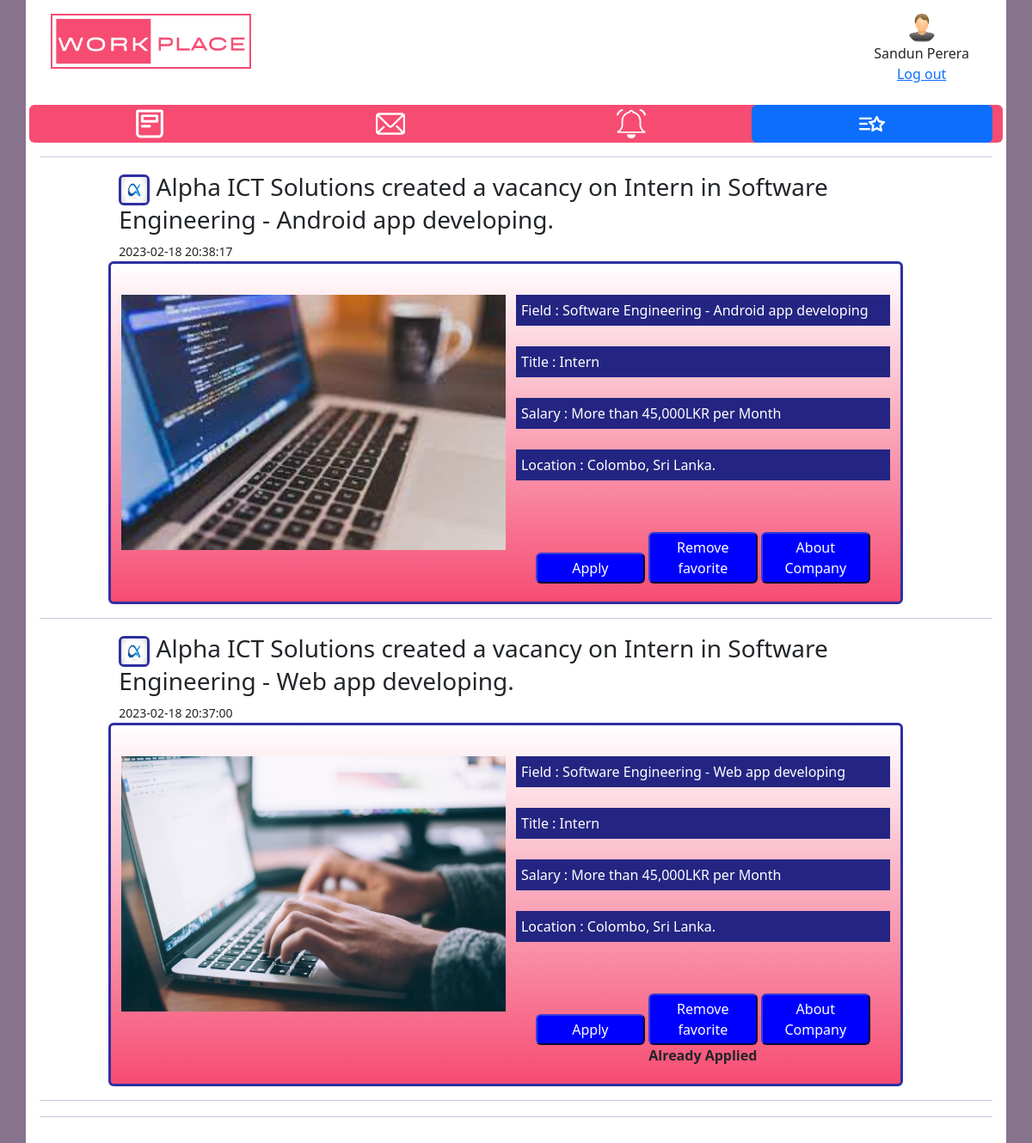
The page /stufav/a7ea4804-16d6-4841-be45-13508477e0c5/ on the database its author committed.
### WorkplaceApp/models.py (models this page shows)
class studentDataTable(models.Model):
    stuid = models.UUIDField(default=uuid.uuid4, primary_key=True, editable=False, unique=True)
    firstname = models.CharField(max_length=100)
    lastname = models.CharField(max_length=100)
    address = models.TextField(blank=True, null=True)
    email = models.CharField(max_length=200)
    tel = models.CharField(max_length=50)
    university = models.CharField(max_length=200)
    degree = models.TextField(blank=True, null=True)
    linkedin = models.CharField(blank=True, null=True, max_length=1000)
    createtimestamp = models.DateTimeField(auto_now_add=True)
    updatetimestamp = models.DateTimeField(auto_now_add=True)
    profilepic = models.ImageField(null=True, blank=True)
    username = models.CharField(unique=True, max_length=200)
    password = models.CharField(max_length=100)

class studentfavorite(models.Model):
    flyer = models.ForeignKey(flyerdata, on_delete=models.CASCADE, null=True, blank=True)
    student = models.ForeignKey(studentDataTable, on_delete=models.CASCADE, null=True, blank=True)

class flyerdata(models.Model):
    flyerid = models.UUIDField(default=uuid.uuid4, primary_key=True, editable=False, unique=True)
    company = models.ForeignKey(companyDataTable, on_delete=models.CASCADE, null=True, blank=True)
    jobfield = models.CharField(max_length=100)
    jobpost = models.CharField(max_length=100)
    salary = models.CharField(max_length=50)
    location = models.CharField(max_length=1000)
    flyerimage = models.ImageField()
    createtimestamp = models.CharField(max_length=30)
    updatetimestamp = models.CharField(max_length=30)

class companyDataTable(models.Model):
    comid = models.UUIDField(default=uuid.uuid4, primary_key=True, editable=False, unique=True)
    companyname = models.CharField(max_length=100)
    comregno = models.CharField(max_length=500)
    address = models.TextField(blank=True, null=True)
    email = models.CharField(max_length=200)
    tel = models.CharField(max_length=50)
    preffield = models.CharField(max_length=300)
    linkedin = models.CharField(blank=True, null=True, max_length=1000)
    createtimestamp = models.DateTimeField(auto_now_add=True)
    updatetimestamp = models.DateTimeField(auto_now_add=True)
    profilepic = models.ImageField(null=True, blank=True)
    username = models.CharField(unique=True, max_length=200)
    password = models.CharField(max_length=100)

class studentapply(models.Model):
    flyer = models.ForeignKey(flyerdata, on_delete=models.CASCADE, null=True, blank=True)
    student = models.ForeignKey(studentDataTable, on_delete=models.CASCADE, null=True, blank=True)

### WorkplaceApp/views.py (the view)
# urls.py: path('stufav/<str:stuid>/', views.stufav, name="stufav"),
def stufav(request, stuid):
    studb = studentDataTable.objects.get(stuid=stuid)
    stufav = studentfavorite.objects.filter(student = studb)
    stuapply = studentapply.objects.filter(student=studb)
    return render(request, "student/stufavorite.html",{'studb':studb, 'stufav':stufav, 'stuapply':stuapply})

### template/student/stufavorite.html (shortened to what this page needs)
<!DOCTYPE html>
<html>
<head>
	{% load static %}
	<link href="https://cdn.jsdelivr.net/npm/bootstrap@5.2.3/dist/css/bootstrap.min.css" rel="stylesheet">
  	<link href="{% static 'css/style.css' %} " rel="stylesheet">
</head>
<body style="background-color: #88738E;">
		<div class="container p-3" style="background-color: #ffffff;">
			<div class="row header">
				<div class="col-3 col-sm-3">
				<img src="{% static 'images/WorkplaceIcon.png' %}" alt="Company Logo" style=" height: 64px; width: auto;" class="companyLogo">
				</div>
				<div class="col-7 col-sm-7">
				</div>
				<div class="col-2 col-sm-2">
				<img src="{{studb.profilepic.url}}" alt="profile pic" style="width: 34px; height: 34px;" class="usericon rounded-pill "><br>{{studb.firstname}}  {{studb.lastname}}<br><a href="{% url 'logout' %}">Log out</a>
				</div>
			</div>
			<br>
			<div class="row sticky">
			  <ul class="nav nav-pills nav-justified navbarclr">
			    <li class="nav-item">
			      <a class="nav-link" href="{% url 'stufeed' studb.stuid %}"> <img src="{% static 'images/icon/feedwhite.png' %}" alt="Feed" style="width: 34px; height: 34px;" class="btnicon"> </a>
			    </li>
			    <li class="nav-item">
			      <a class="nav-link" href="{% url 'stumsg' studb.stuid %}"><img src="{% static 'images/icon/msgwhite.png' %}" alt="Messages" style="width: 34px; height: 34px;" class="btnicon"></a>
			    </li>
			    <li class="nav-item">
			      <a class="nav-link" href="{% url 'StuNotifications' studb.stuid %}"><img src="{% static 'images/icon/notificationwhite.png' %}" alt="Notification" style="width: 34px; height: 34px;" class="btnicon"></a>
			    </li>
			    <li class="nav-item">
			      <a class="nav-link  active" href="{% url 'stufav' studb.stuid %}"><img src="{% static 'images/icon/favoritewhite.png' %}" alt="Favorite" style="width: 34px; height: 34px;" class="btnicon"></a>
			    </li>
			  </ul>
			</div>
			<hr style="color:#242582; height:3px;">
			{% for i in stufav %}
			<div class="row" id="feedpost">
				<div class="row">
					<div class="col-1 col-sm-1"></div>
					<div class="col-10 col-sm-10" align="center">
						<div class="feedposttitle" align="left">
							<h3><img src="{{i.flyer.company.profilepic.url}}" style="width: 36px; height: 36px;" class="feedtitleicon"> {{i.flyer.company.companyname}} created a vacancy on  {{i.flyer.jobpost}} in {{i.flyer.jobfield}}. </h3>
							<small>{{i.flyer.updatetimestamp}}</small>
						</div>
					</div>
					<div class="col-1 col-sm-1"></div>
				</div>
				<div class="row">
					<div class="col-1 col-sm-1"></div>
					<div class="col-10 col-sm-10 feedpostcontent" >
						<br>
						<div class="img" style="float: left; width: 50%">
							<img src="{{i.flyer.flyerimage.url}}" style="width: 100%; height: auto;">
						</div>
						<div class="details"  style="float: left; width: 50%">
							<div class="textdetails">
								Field : {{i.flyer.jobfield}}
							</div><br>
							<div class="textdetails">
								Title : {{i.flyer.jobpost}}
							</div><br>
							<div class="textdetails">
								Salary : {{i.flyer.salary}}
							</div><br>
							<div class="textdetails">
								Location : {{i.flyer.location}}
							</div><br><br>
							<div class="feedbtn" align="center">
								<a href="{% url 'apply' studb.stuid i.flyer.flyerid %}"> <button class="commonbtn">Apply</button></a>
								<a href="{% url 'removefrmfav' studb.stuid i.flyer.flyerid %}"><button class="commonbtn">Remove favorite</button></a>
								<a href="{% url 'viewCompany' studb.stuid i.flyer.company.comid %}"><button class="commonbtn">About Company</button></a>
								<br>
								<b>
								{% for m in stuapply %}
								{% if m.flyer.flyerid == i.flyer.flyerid %}
									Already Applied
								{% endif %}
								{% endfor %}
								</b>
							</div>
						</div>
					</div>
					<div class="col-1 col-sm-1"></div>
				</div>
			</div>
			<hr style="color:#242582; height:3px;">
			{% endfor %}
			<hr style="color:#242582; height:3px;">
        </div>
        </body>
        </html>

### static/css/style.css (style rules this page uses)
.header { text-align: center; }
div.sticky { position: -webkit-sticky; position: sticky; top: 0; padding: 0px; }
.nav-item > a { padding: 5px; color: black }
.navbarclr { background-color: #f64c72; border-radius: 6px; }
.feedpostcontent { background: linear-gradient(to top, #f64c72, white); padding-bottom: 15px; border-radius: 6px; border: solid #2f2fa2; }
img.feedtitleicon { border-radius: 6px; border: solid #2f2fa2; }
.img { padding-top: 12px; }
.details { padding-left: 12px; padding-top: 12px; }
.textdetails { color: white; background-color: #242582; padding-top: 6px; padding-bottom: 6px; padding-left: 6px; padding-right: 6px; }
.feedbtn { padding-top: 12px; padding-bottom: 6px; padding-left: 6px; padding-right: 6px; }
.commonbtn { color: white; background-color: blue; height: auto; width: 30%; border-radius: 6px; border-color: #242582; padding-top: 4px; padding-bottom: 4px; }
:root { --primary-color:#242582; }

### rows shown on the page
studentDataTable: profilepic (picture), firstname "Sandun", lastname "Perera"
studentfavorite: flyer.company.profilepic (picture), flyer.company.companyname "Alpha ICT Solutions", flyer.jobpost "Intern", flyer.jobfield "Software Engineering - Android app developing", flyer.updatetimestamp "2023-02-18 20:38:17", flyer.flyerimage (picture), flyer.salary "More than 45,000LKR per Month", flyer.location "Colombo, Sri Lanka."
studentfavorite: flyer.company.profilepic (picture), flyer.company.companyname "Alpha ICT Solutions", flyer.jobpost "Intern", flyer.jobfield "Software Engineering - Web app developing", flyer.updatetimestamp "2023-02-18 20:37:00", flyer.flyerimage (picture), flyer.salary "More than 45,000LKR per Month", flyer.location "Colombo, Sri Lanka."
studentapply: shows "Already Applied"
